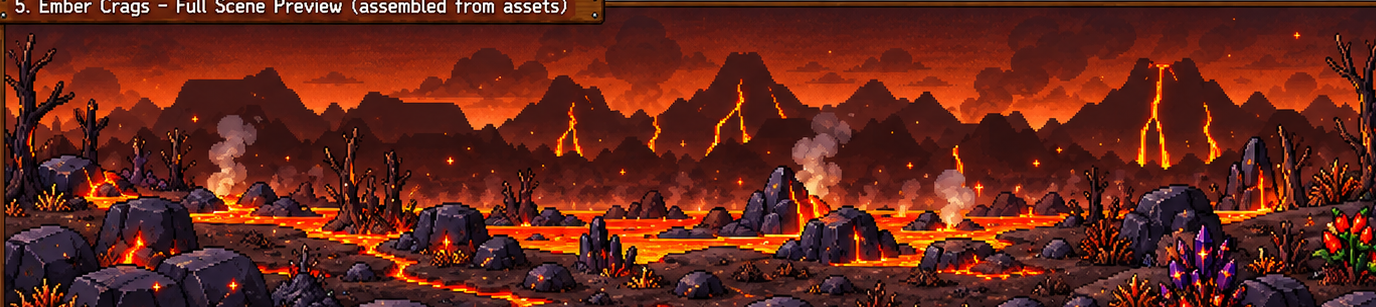
#> input picture art/wilds/Ember_Crags/SCENE_PREVIEW.png, 1376 x 307 px, found by its file name
$ python make-wilds.py ../art/wilds/Ember_Crags/backgrounds/lava_ridges.png
#> lines starting #> are read from the running program, lines starting #| are printed output that depends on the picture
### scripts/pixelart.py
"""Pixel-art helpers shared by the Wilds sprite builds (scripts/make-meadow.py,
scripts/make-wilds.py). Dev-time only; needs Pillow and NumPy.

The packs are generated concept art: soft edges, uneven grids and far more
colours than pixel art uses. These bring a sprite down to art pixels by
majority vote with a hard alpha (`fit` to an exact size, `down` by a fixed
factor), snap it to a palette, clean stray pixels and halos, outline it and
pack sprites into an atlas.
"""
import colorsys
import math
from collections import Counter
import numpy as np
from PIL import Image


INK = (26, 18, 24, 255)      # the game's outline colour (#1a1218)
GLOW = (255, 243, 196, 255)  # hover outline: warm parchment white


def hexes(*cs):
    return [tuple(int(c[i:i + 2], 16) for i in (1, 3, 5)) for c in cs]


# [29 lines left out: function down, not called in this run]


def dist(a, b):
    return 2 * (a[0] - b[0]) ** 2 + 4 * (a[1] - b[1]) ** 2 + 3 * (a[2] - b[2]) ** 2


# [29 lines left out: functions snap, accents, not called in this run]


def neighbours(p, x, y, w, h):
    return [p[nx, ny] for nx, ny in ((x + 1, y), (x - 1, y), (x, y + 1), (x, y - 1)) if 0 <= nx < w and 0 <= ny < h]


# [80 lines left out: functions despeckle, majority, rim, defringe, not called in this run]


# bark, dark to light (rendering/regions.js OAKBARK)
BARK = hexes('#1e1008', '#4a2a14', '#6e4220', '#94602e', '#b8844a', '#d8a868')


# [41 lines left out: function bark_texture, not called in this run]


def trim(im):
    box = im.getchannel('A').getbbox()
    return im.crop(box) if box else im


# [48 lines left out: functions outline, list_icon, recolour, not called in this run]


def hue_in(h, lo, hi):
    h *= 360
    return lo <= h <= hi if lo <= hi else h >= lo or h <= hi


# [53 lines left out: functions anchored, pack, fit, not called in this run]

### scripts/make-wilds.py
"""Build the sprite atlases of five Wilds regions from the corrected Wilds pack.
Dev-time only: `python scripts/make-wilds.py` (needs Pillow and NumPy).

The pack in art/wilds/ (Whisperwood, Willow Bank, Ironstone Quarry, Moonfen
and Ember Crags; the Sunlit Meadow has its own pack and scripts/make-meadow.py)
was cut programmatically from generated concept sheets. Each region gets:

- background bands: the pack's parallax strips, cropped clear of the sheet's
  captions and white margins, brought to the 256 px scene width; a band that
  stands in front of another has the sky above it keyed out, so the layer
  behind shows through
- scenery: the curated trees, rocks, structures and flora (no outline, so
  they stay behind the gatherables); fragments of neighbouring sheet cells
  and white bars are dropped, and the white sheet showing through a willow's
  curtain of branches is cleared; the Crags' vent and gusher lose the smoke
  painted above them (the scene animates its own)
- gatherables, one per real ingredient of the region (materials/wild.js
  keys): the mature deposit outlined in ink with a light-outlined hover frame,
  the harvested deposit as its depleted frame and, for a dawn or dusk plant,
  its closed frame and hover; all frames on one bottom-centre anchor
- icons: the ingredient's framed icon, lifted out of its parchment frame, at
  32 px: the one picture of it in every list (the shelf, the shop, the book
  and its deposit card). (The pack's icons are barely larger than that: a
  48 px card resampled from them came out ruled with a grid of dark lines.)

Every sprite is resampled by majority vote (`pixelart.fit`, hard alpha) and
snapped to its region's palette: the 64 colours of the region's full scene
preview, plus the sprite's own accent colours.

Writes assets/wilds/<region>.png and src/rendering/wilds-atlas.js (the frame
rectangles). `--preview DIR` also writes enlarged sheets.
"""
import colorsys
import os
import sys
from collections import deque
import numpy as np
from PIL import Image, ImageFilter

sys.path.insert(0, os.path.dirname(os.path.abspath(__file__)))
from pixelart import INK, GLOW, trim, outline, anchored, accents, snap, despeckle, defringe, pack, fit, recolour, hue_in, down, majority, rim, list_icon  # noqa: E402

ROOT = os.path.dirname(os.path.dirname(os.path.abspath(__file__)))
SRC = os.path.join(ROOT, 'art', 'wilds')
OUT_DIR = os.path.join(ROOT, 'assets', 'wilds')
OUT_JS = os.path.join(ROOT, 'src', 'rendering', 'wilds-atlas.js')
W = 256
# a gatherable's widest frame (deposits stand about 27 px apart), before its outline
MAX_W = 28

BIOME = {'forest': 'Whisperwood', 'river': 'Willow_Bank', 'quarry': 'Ironstone_Quarry', 'moonfen': 'Moonfen', 'crags': 'Ember_Crags'}


def load(biome, rel):
    return Image.open(os.path.join(SRC, biome, rel + '.png')).convert('RGBA')


def palette(biome, n=64):
    im = Image.open(os.path.join(SRC, biome, 'SCENE_PREVIEW.png')).convert('RGB')
    # the preview's caption and frame sit along its top and edges
    im = im.crop((im.width // 40, im.height // 8, im.width - im.width // 40, im.height - im.height // 40))
    q = im.quantize(n, method=Image.Quantize.MEDIANCUT, dither=Image.Dither.NONE)
    pal = q.getpalette()
    return [tuple(pal[i * 3:i * 3 + 3]) for _, i in q.getcolors()] + [INK[:3], (255, 255, 255)]


# ---- cleaning the cut-outs ----------------------------------------------------

# [193 lines left out: functions components, whole, soften, unsheet, flood_clear, dehalo and 4 more, not called in this run]


def strip(biome, rel, box, h=None, key=None):
    """A background band: cropped clear of captions and margins, `W` px wide.
    `key(r, g, b)` marks the sky above it, keyed out from the top down."""
    # (3 px in from each side: the strips keep a sliver of the sheet's border)
    im = load(biome, 'backgrounds/' + rel if '/' not in rel else rel).crop((box[0] + 3, box[1], box[2] - 3, box[3]))
    if key:
        px = np.asarray(im).copy()
        rgb = px[..., :3].astype(int)
        if isinstance(key, (int, float)):
            # the sky: within `key` of the colours along the band's top
            top = rgb[:2].reshape(-1, 3)
            q = Image.fromarray(top[None].astype(np.uint8), 'RGB').quantize(6, method=Image.Quantize.MEDIANCUT, dither=Image.Dither.NONE)
            pal = np.array(q.getpalette()[:18]).reshape(6, 3)
            sky = np.min(((rgb[:, :, None, :] - pal[None, None]) ** 2).sum(axis=3), axis=2) < key ** 2
        else:
            sky = np.vectorize(lambda r, g, b: bool(key(r, g, b)), otypes=[bool])(rgb[..., 0], rgb[..., 1], rgb[..., 2])
        seeds = [(0, x) for x in range(sky.shape[1])]
        px = flood_clear(px, sky, seeds)
        # specks of sky colour left floating above the skyline
        lab, parts = components(px[..., 3] >= 128)
        for i, (size, (x0, y0, x1, y1)) in enumerate(parts, 1):
            if y1 < px.shape[0] and size < 400:
                px[lab == i] = 0
        im = Image.fromarray(px, 'RGBA')
    return fit_full(im, W, h)


# [29 lines left out: functions fit_full, pool, not called in this run]


def hsv(r, g, b):
    return colorsys.rgb_to_hsv(r / 255, g / 255, b / 255)


# [16 lines left out: function desmoke, not called in this run]


class Region:
    def __init__(self, region):
        self.region = region
        self.biome = BIOME[region]
        self.pal = palette(self.biome)
        self.S = {}

    # [5 lines left out: function clean, not called in this run]

    def band(self, name, rel, box, h=None, key=None, own=6, alone=False):
        # (the band's own accents too: the moon, lava, the river's foam; a
        # band `alone` keeps only its own colours — the night sky, whose pale
        # moon would otherwise take the bog's teal)
        im = strip(self.biome, rel, box, h, key)
        self.S[name] = majority(despeckle(snap(im, (accents(im, own) if alone else self.pal + accents(im, own)))))

    # [61 lines left out: functions prop, icon, gatherable, glints, not called in this run]


def blue_sky(r, g, b):
    h, s, v = hsv(r, g, b)
    return (hue_in(h, 185, 235) and s > 0.12 and v > 0.55) or min(r, g, b) > 200


def white(r, g, b):
    return min(r, g, b) > 205


# ---- the five regions ---------------------------------------------------------

def forest():
    R = Region('forest')
    R.band('sky', 'sky_rays', (2, 2, 442, 76), h=46)
    R.band('distant', 'distant_forest', (0, 8, 444, 60), key=blue_sky)
    R.band('mid', 'mid_treeline', (0, 6, 444, 74), key=blue_sky)
    R.band('near', 'near_treeline', (0, 8, 444, 88), key=blue_sky)
    P = 'CURATED_COMPLETE_OBJECTS/'
    R.prop('oaks', P + 'two_ancient_oaks_composite', h=104, colours=24, own=12)
    R.prop('oak_small', P + 'small_oak_tree', h=60, colours=20)
    R.prop('stones', P + 'mossy_stones_cluster', w=46)
    R.prop('fern', 'trees_bushes_flora/trees_bushes_flora_007', w=34)
    R.prop('log', P + 'woodland_log', w=40, colours=16)
    F = 'trees_bushes_flora/trees_bushes_flora_'
    R.prop('bush_round', F + '003', w=26)
    R.prop('bush_flowers', F + '004', w=26)
    R.prop('bush_small', F + '005', w=20)
    R.prop('fern_small', F + '006', w=20)
    R.prop('stump', F + '017', w=22, colours=16)
    R.prop('leaves_1', F + '012', w=14, colours=10, fringe=True)
    R.prop('leaves_2', F + '011', w=20, colours=10, fringe=True)
    R.prop('sticks', 'rocks_logs_forest_props/rocks_logs_forest_props_003', w=16, colours=8)
    R.prop('snag', 'rocks_logs_forest_props/rocks_logs_forest_props_004', w=12, colours=10)
    R.gatherable('ironroot', 24)
    R.gatherable('silverleaf', 22)
    R.gatherable('nightshade', 22, closed='closed')
    R.gatherable('owlberry', 22)
    R.gatherable('emberbark', 20)
    R.gatherable('witchear', 22, tol=20)
    R.gatherable('mandrake', 22)
    R.glints()
    return R.S


# [144 lines left out: functions river, quarry, moonfen, crags, not called in this run]


BUILDS = {'forest': forest, 'river': river, 'quarry': quarry, 'moonfen': moonfen, 'crags': crags}


def main():
    only = [a for a in sys.argv[1:] if a in BUILDS]
    preview = sys.argv[sys.argv.index('--preview') + 1] if '--preview' in sys.argv else None
    os.makedirs(OUT_DIR, exist_ok=True)
    out = {}
    for region, build in BUILDS.items():
        png = os.path.join(OUT_DIR, region + '.png')
        if only and region not in only:
            continue
        sprites = build()
        atlas, rects = pack(sprites)
        atlas.save(png, optimize=True)
        out[region] = (atlas.size, rects)
        print(f'{region}: {len(rects)} frames, atlas {atlas.width}x{atlas.height}')
        if preview:
            bg = Image.new('RGBA', atlas.size, (200, 180, 150, 255))
            bg.alpha_composite(atlas)
            bg.resize((atlas.width * 3, atlas.height * 3), Image.NEAREST).save(os.path.join(preview, region + '.png'))
#> this loop made 1 pass
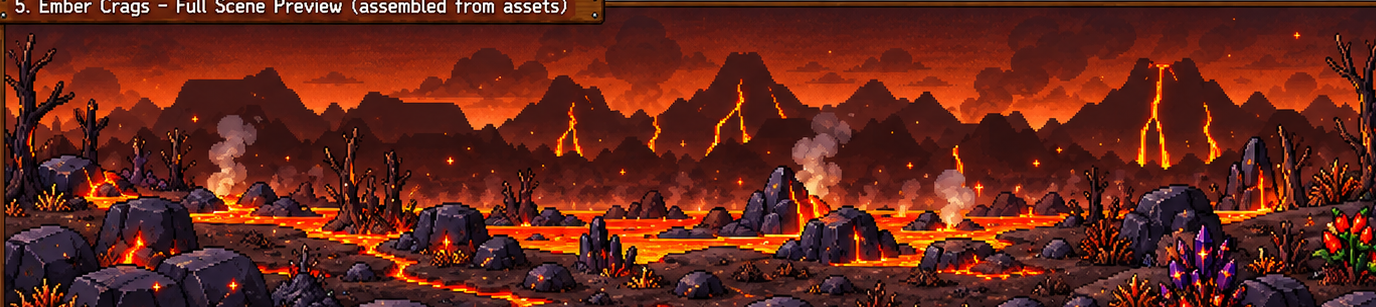
#> input picture art/wilds/Ember_Crags/SCENE_PREVIEW.png, 1376 x 307 px, found by its file name
#> pass 1, in palette, `im = im.crop((im.width // 40, im.height // 8, im.width - im.width // 4..`:
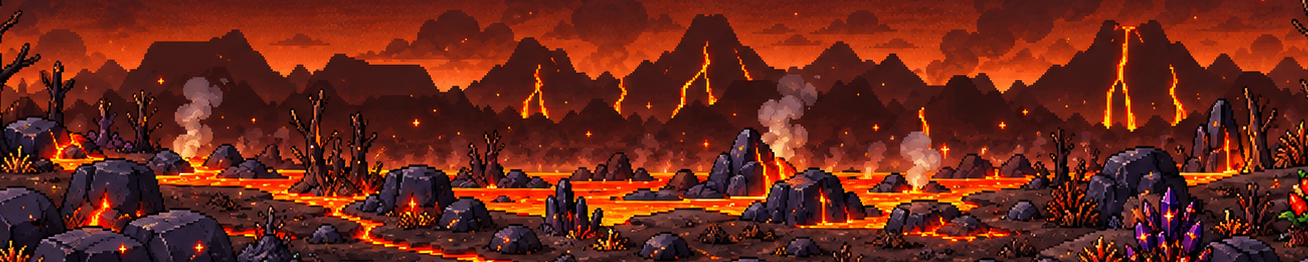
#> im: PIL image 1308x262 RGB; mean R, G, B 105.6, 39.1, 26.3
#> pass 1, in palette, `q = im.quantize(n, method=Image.Quantize.MEDIANCUT, dither=Image.Dithe..`:
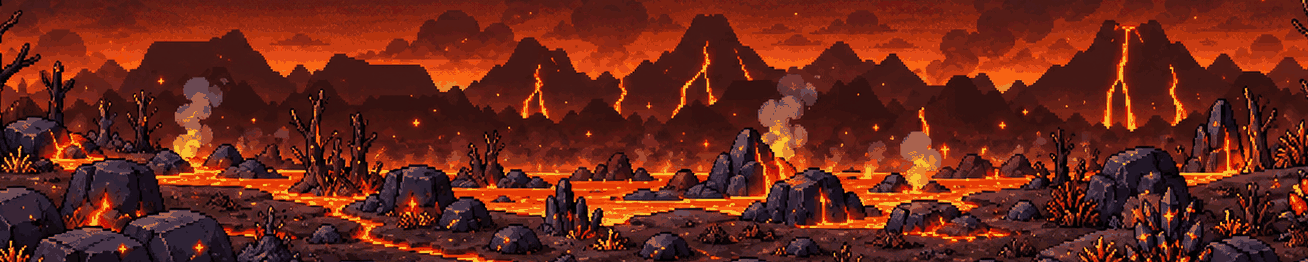
#> q: PIL image 1308x262 P; mean R, G, B 104.8, 38.9, 25.8
    if only:
        return
    lines = [
        '// Generated by scripts/make-wilds.py from art/wilds/ — do not edit.',
        '// Per region: its atlas (assets/wilds/<region>.png) and frame rectangles [x, y, w, h] in art pixels.',
        '',
        '/** @type {Record<string, {url:string, size:[number, number], frames:Record<string, [number, number, number, number]>}>} */',
        'export const ATLASES = {',
    ]
    for region, (size, rects) in out.items():
        lines.append(f"  {region}: {{")
        lines.append(f"    url: 'assets/wilds/{region}.png',")
        lines.append(f'    size: [{size[0]}, {size[1]}],')
        lines.append('    frames: {')
        for k in sorted(rects):
            lines.append(f"      {k}: [{', '.join(str(v) for v in rects[k])}],")
        lines.append('    },')
        lines.append('  },')
    lines += ['};', '']
    with open(OUT_JS, 'w', encoding='utf-8') as fh:
        fh.write('\n'.join(lines))


if __name__ == '__main__':
#> (the run stopped early here; a loop or call above may not have finished)
